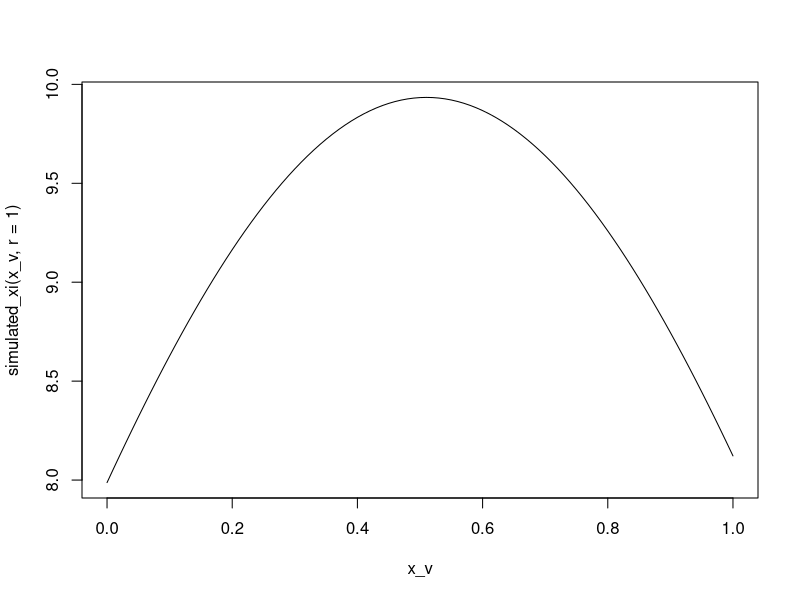
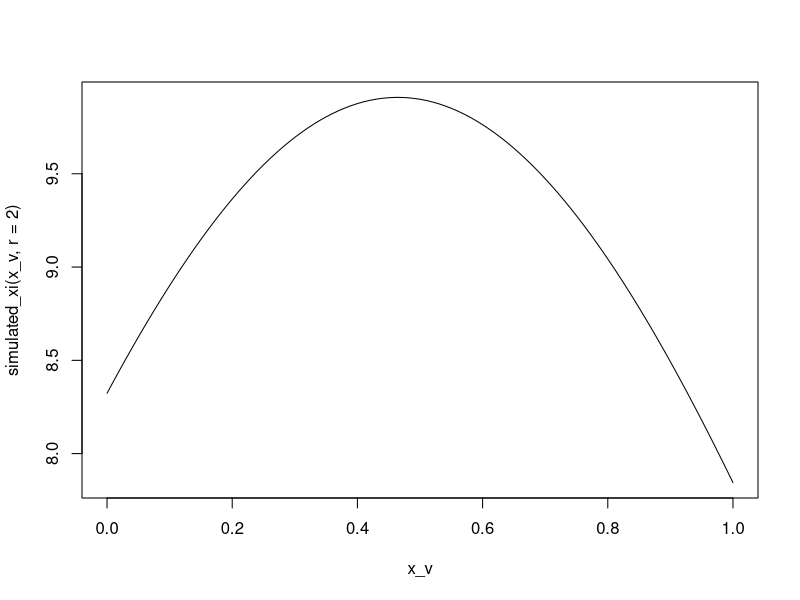

The R source for these figures, in order:
setwd("C:/Users/97671/Box/HighD/RKHS/code/simulated/poisson")

set.seed(0)

n = 60
p = 51
T_min = 8
T_max = 20
R = 5

dim_Ti = round(runif(n, T_min, T_max))

T_hat = sample(1:739, 251, replace = F)

T_list = list()

for (i in 1:n){
  T_list[[i]] = sample(T_hat, dim_Ti[i], replace = F)
}

all_T = unique(unlist(T_list))

T_size = length(all_T)


radial.kernel = function(x,y, gamma = 1){
  nx = length(x)
  ny = length(y)
  result_matrix = matrix(nrow = nx, ncol = ny)
  for (i in 1:nx) {
    for (j in 1:ny){
      result_matrix[i,j] = exp(-(x[i]-y[j])^2)
    }
  }
  return(result_matrix)
}


Bernoulli.kernel <- function(x, y){
  k1.x = x-0.5
  k1.y = y-0.5
  k2.x = 0.5*(k1.x^2-1/12)
  k2.y = 0.5*(k1.y^2-1/12)
  xy = abs(x %*% t(rep(1,length(y))) - rep(1,length(x)) %*% t(y))
  k4.xy = 1/24 * ((xy-0.5)^4 - 0.5*(xy-0.5)^2 + 7/240)
  kern.xy = k1.x %*% t(k1.y) + k2.x %*% t(k2.y) - k4.xy + 1
  return(kern.xy)
}

K = radial.kernel(all_T/739, all_T/739)
K_bar = diag(x =1,nrow = R) %x% K

a = matrix(nrow = n, ncol = R)
b = matrix(nrow = p, ncol = R)
theta = matrix(nrow = T_size, ncol = R)

for (r in 1:R) {
  a[,r] = runif(n)
  b[,r] = runif(p)
}

tmp_v = runif(T_size)
theta[,1] = tmp_v/(as.vector((tmp_v) %*% K %*% (tmp_v)/100))^(0.5)

tmp_v[1:length(tmp_v)] = 0
tmp_v[1:10] = 1

theta[,2] = tmp_v/(as.vector((tmp_v) %*% K %*% (tmp_v)/100))^(0.5)

tmp_v[1:length(tmp_v)] = 0
tmp_v[20:30] = 1

theta[,3] = tmp_v/(as.vector((tmp_v) %*% K %*% (tmp_v)/100))^(0.5)

tmp_v[1:length(tmp_v)] = 0
tmp_v[50:60] = 1

theta[,4] = tmp_v/(as.vector((tmp_v) %*% K %*% (tmp_v)/100))^(0.5)

tmp_v[1:length(tmp_v)] = 0
tmp_v[90:100] = 1

theta[,5] = tmp_v/(as.vector((tmp_v) %*% K %*% (tmp_v)/100))^(0.5)

simulated_data_expected = list()

for (i in 1:n) {
  data_tmp = matrix(nrow = p+1, ncol = dim_Ti[i])
  data_tmp[1,] = T_list[[i]]
  for (j in 1:(p)){
    for (t in 1:dim_Ti[i]) {
      lambda = 0
      for (r in 1:R) {
        lambda = lambda + a[i,r] * b[j,r] * radial.kernel(T_list[[i]][t]/739, all_T/739) %*% theta[,r]
      }
      data_tmp[j+1,t] = lambda+1
    }
  }
  simulated_data_expected[[i]] = data_tmp
}

simulated_data = list()

Poisson_loss_f = function(x,y){
  return(x-y*log(x))
}


loss = 0

for (i in 1:n) {
  data_tmp = matrix(nrow = p+1, ncol = dim_Ti[i])
  data_tmp[1,] = T_list[[i]]
  for (j in 1:(p)){
    for (t in 1:dim_Ti[i]) {
      lambda = simulated_data_expected[[i]][j+1,t]
      data_tmp[j+1,t] = rpois(1, lambda)
      loss = loss + Poisson_loss_f(simulated_data_expected[[i]][j+1,t], data_tmp[j+1,t])
    }
  }
  simulated_data[[i]] = data_tmp
}

loss/(sum(dim_Ti)*p)





simulated_xi = function(x, r = 1){
  return((radial.kernel(x, all_T/739) %*% theta[,r]))
}
simulated_xi(0, r = 1)

x_v = 0:100/100

plot(x_v, simulated_xi(x_v, r = 1), type = "l", lty = 1)
plot(x_v, simulated_xi(x_v, r = 2), type = "l", lty = 1)



library(jsonlite)
write_json(simulated_data, "simulated_count5.json")
write_json(simulated_data_expected, "simulated_count5_expected.json", digits = 12)
